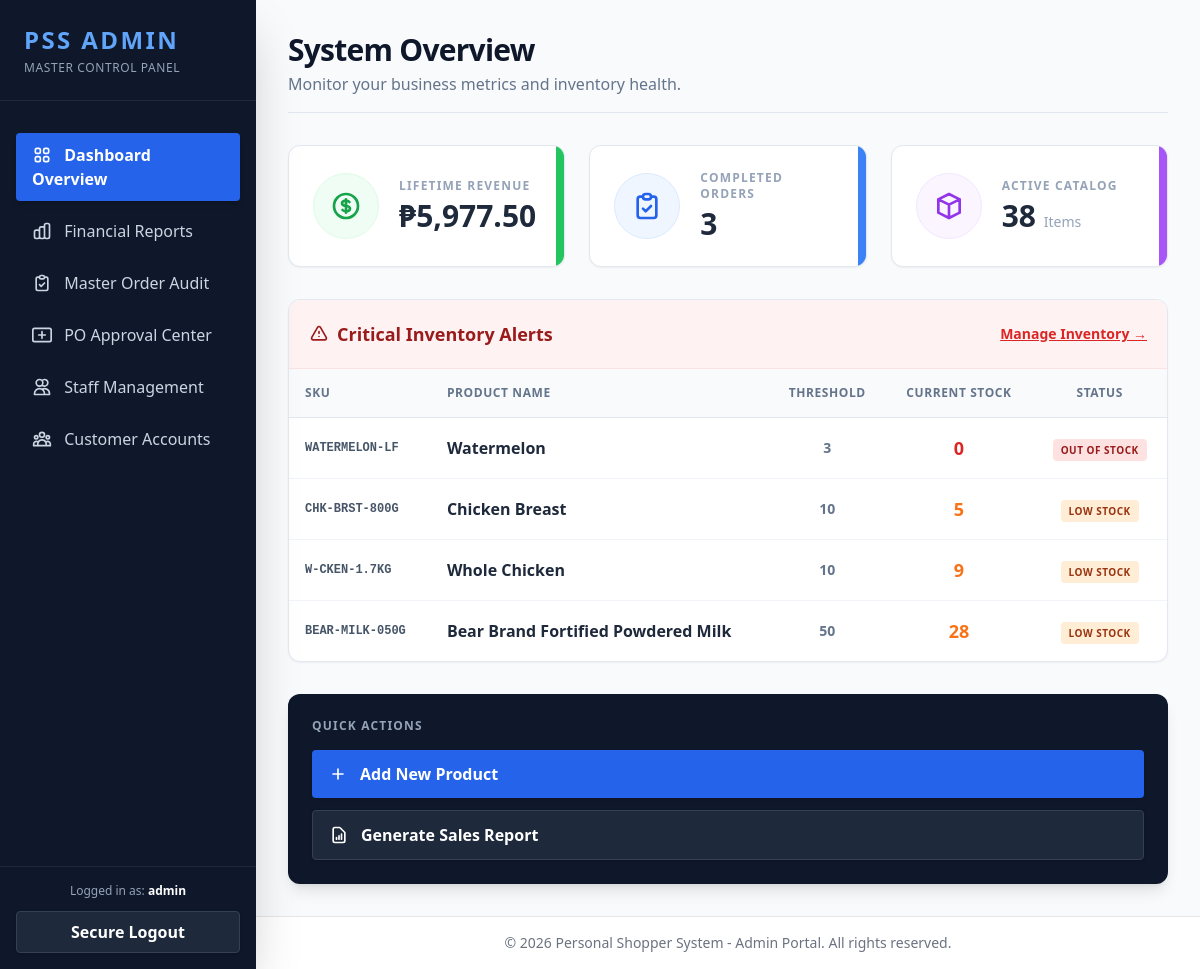
/modules/admin/dashboard.php (signed in), run on an earlier commit of the app's database.
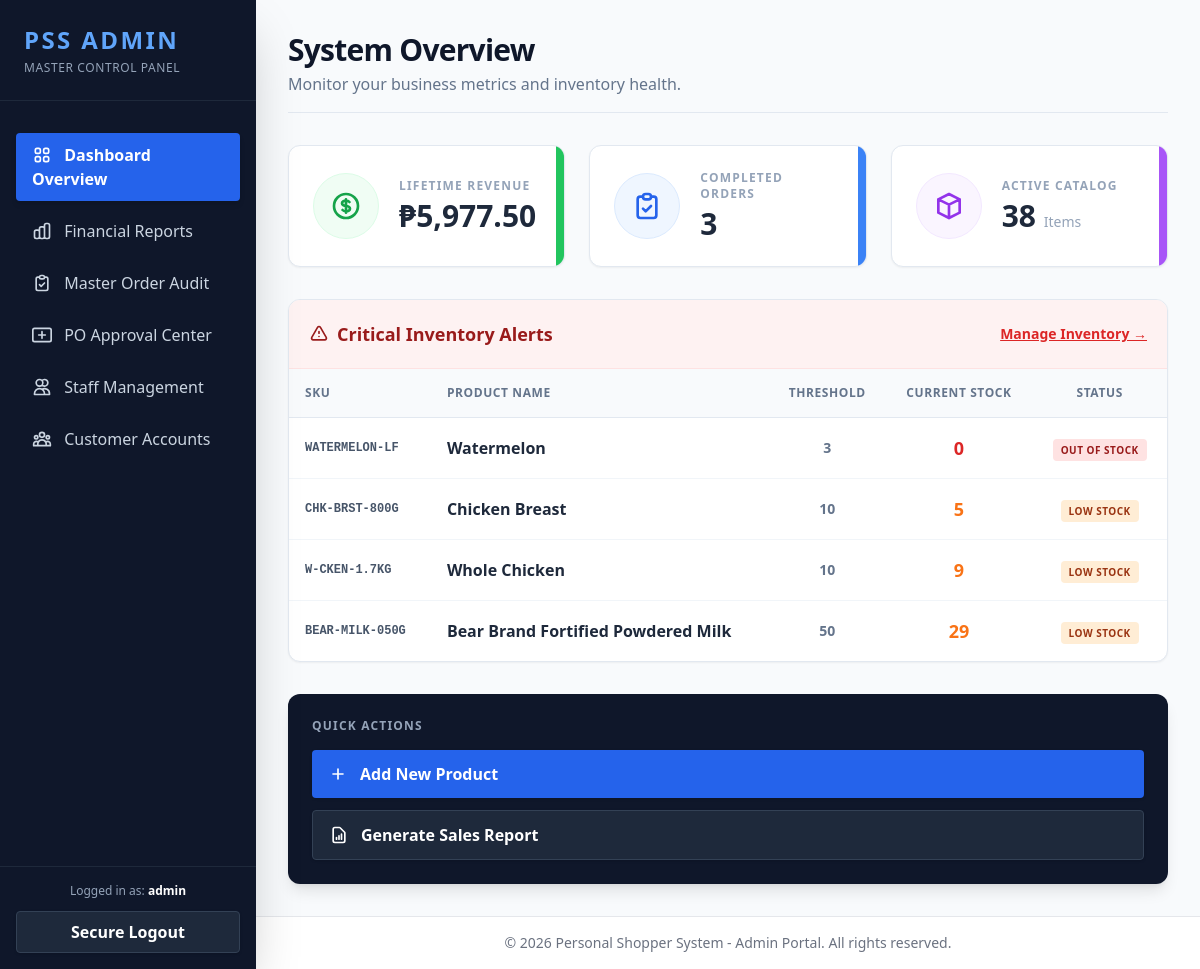
And on a later commit of the database.
### tables this page shows
CREATE TABLE `products` (
  `product_id` int NOT NULL AUTO_INCREMENT,
  `name` varchar(255) NOT NULL,
  `description` text,
  `brand` varchar(100) DEFAULT NULL,
  `category` varchar(100) NOT NULL,
  `cost_price` decimal(10,2) NOT NULL DEFAULT '0.00',
  `sku` varchar(100) NOT NULL,
  `price` decimal(10,2) NOT NULL,
  `discount_price` decimal(10,2) DEFAULT NULL,
  `unit_value` decimal(10,2) DEFAULT NULL,
  `unit_measure` enum('g','kg','ml','L','oz','pc','pack','box') DEFAULT NULL,
  `stock` int NOT NULL DEFAULT '0',
  `low_stock_threshold` int NOT NULL DEFAULT '10',
  `image_url` varchar(500) DEFAULT NULL,
  `status` enum('active','inactive') NOT NULL DEFAULT 'active',
  `created_at` timestamp NULL DEFAULT CURRENT_TIMESTAMP,
  `updated_at` timestamp NULL DEFAULT CURRENT_TIMESTAMP ON UPDATE CURRENT_TIMESTAMP,
  PRIMARY KEY (`product_id`),
  UNIQUE KEY `sku` (`sku`),
  KEY `idx_category` (`category`),
  KEY `idx_status` (`status`),
  KEY `idx_price` (`price`)
);

### modules/admin/dashboard.php (the view, shortened to what the changed rows need)
<?php
require_once '../../config/config.php';
$low_stock_query = "SELECT product_id, name, sku, stock, low_stock_threshold
                    FROM products
                    WHERE stock <= low_stock_threshold AND status = 'active'
                    ORDER BY stock ASC LIMIT 10";
$low_stock_result = $conn->query($low_stock_query);
require_once '../../includes/admin_header.php';
?>
<main class="flex-1 overflow-y-auto p-8 bg-slate-50">
    <div class="mb-8 border-b border-slate-200 pb-4">
        <h1 class="text-3xl font-black text-slate-900 tracking-tight">System Overview</h1>
    </div>
    <div class="grid grid-cols-1 xl:grid-cols-3 gap-8">
        <div class="xl:col-span-2">
            <div class="bg-white rounded-xl shadow-sm border border-slate-200 overflow-hidden">
                <div class="bg-red-50 border-b border-red-100 p-5 flex justify-between items-center">
                    <h2 class="text-lg font-bold text-red-800 flex items-center">
                        <svg class="w-5 h-5 mr-2" fill="none" stroke="currentColor" viewBox="0 0 24 24"><path stroke-linecap="round" stroke-linejoin="round" stroke-width="2" d="M12 9v2m0 4h.01m-6.938 4h13.856c1.54 0 2.502-1.667 1.732-3L13.732 4c-.77-1.333-2.694-1.333-3.464 0L3.34 16c-.77 1.333.192 3 1.732 3z"></path></svg>
                        Critical Inventory Alerts
                    </h2>
                </div>
                <table class="w-full text-left border-collapse">
                    <thead>
                        <tr class="bg-slate-50 text-slate-500 text-xs uppercase tracking-wider border-b border-slate-200">
                            <th class="p-4 font-bold">SKU</th>
                            <th class="p-4 font-bold">Product Name</th>
                            <th class="p-4 font-bold text-center">Threshold</th>
                            <th class="p-4 font-bold text-center">Current Stock</th>
                            <th class="p-4 font-bold text-center">Status</th>
                        </tr>
                    </thead>
                    <tbody class="divide-y divide-slate-100">
                        <?php if ($low_stock_result->num_rows > 0): ?>
                            <?php while ($item = $low_stock_result->fetch_assoc()): ?>
                                <tr class="hover:bg-red-50/50 transition">
                                    <td class="p-4 font-mono text-xs font-bold text-slate-600">
                                        <?php echo htmlspecialchars($item['sku']); ?>
                                    </td>
                                    <td class="p-4 font-bold text-slate-800">
                                        <?php echo htmlspecialchars($item['name']); ?>
                                    </td>
                                    <td class="p-4 text-center text-slate-500 text-sm font-semibold">
                                        <?php echo $item['low_stock_threshold']; ?>
                                    </td>
                                    <td class="p-4 text-center">
                                        <span class="font-black text-lg <?php echo $item['stock'] == 0 ? 'text-red-600' : 'text-orange-500'; ?>">
                                            <?php echo $item['stock']; ?>
                                        </span>
                                    </td>
                                    <td class="p-4 text-center">
                                        <?php if ($item['stock'] == 0): ?>
                                            <span class="bg-red-100 text-red-800 text-[10px] font-black px-2 py-1 rounded uppercase tracking-wider">Out of Stock</span>
                                        <?php else: ?>
                                            <span class="bg-orange-100 text-orange-800 text-[10px] font-black px-2 py-1 rounded uppercase tracking-wider">Low Stock</span>
                                        <?php endif; ?>
                                    </td>
                                </tr>
                            <?php endwhile; ?>
                        <?php endif; ?>
                    </tbody>
                </table>
            </div>
        </div>
    </div>
</main>
<?php
require_once '../../includes/admin_footer.php';
?>

What changed in the data, as far as the page shows it:
changed products "Bear Brand Fortified Powdered Milk": stock "28" → "29"
